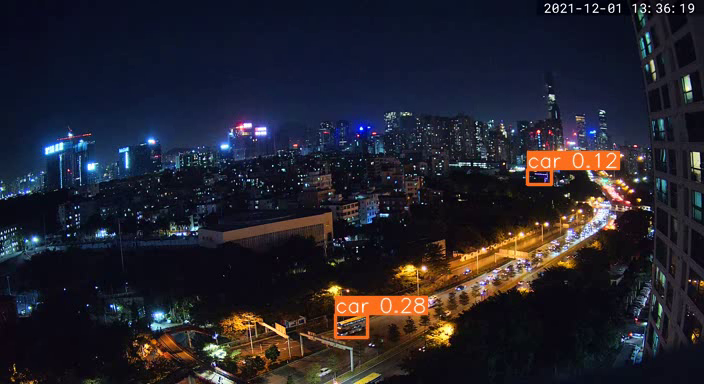
#> input picture 01_simple_object_tracking_with_pretrained_weights/assets/yolo8n_night_outdoor4.png, 704 x 384 px
$ python test.py
#> lines starting #> are read from the running program, lines starting #| are printed output that depends on the picture
import matplotlib.pyplot as plt
import cv2

plt.figure(figsize=(16, 38))

yolo8n_night_outdoor4 = cv2.imread('yolo8n_night_outdoor4.png')
#> yolo8n_night_outdoor4 is the input picture: shape (384, 704, 3); mean B, G, R 44.3, 34.5, 35.9
yolo8x_night_outdoor4 = cv2.imread('yolo8x_night_outdoor4.png')
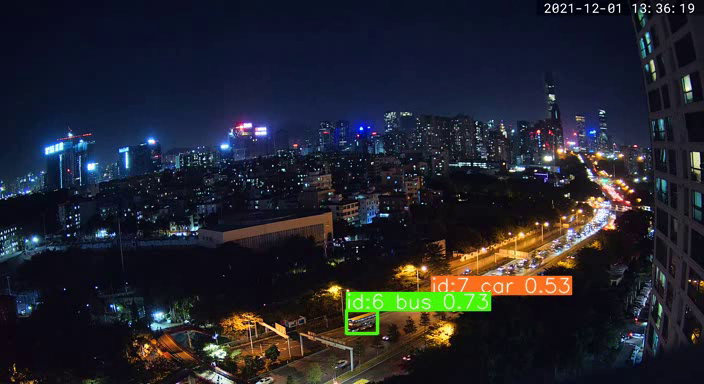
#> input picture 01_simple_object_tracking_with_pretrained_weights/assets/yolo8x_night_outdoor4.png, 704 x 384 px
#> yolo8x_night_outdoor4 is the input picture: shape (384, 704, 3); mean B, G, R 44.7, 36.1, 34.6

yolo8n_night_outdoor3 = cv2.imread('yolo8n_night_outdoor3.png')
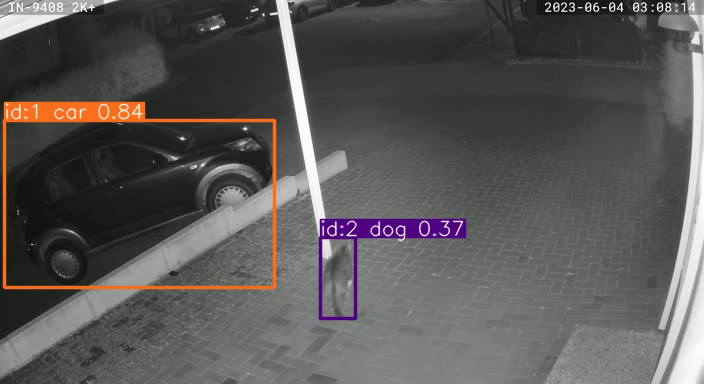
#> input picture 01_simple_object_tracking_with_pretrained_weights/assets/yolo8n_night_outdoor3.png, 704 x 384 px
#> yolo8n_night_outdoor3 is the input picture: shape (384, 704, 3); mean B, G, R 84.8, 87.6, 89.2
yolo8x_night_outdoor3 = cv2.imread('yolo8x_night_outdoor3.png')
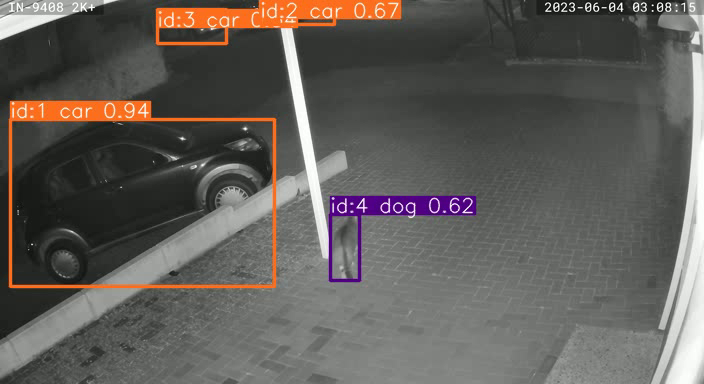
#> input picture 01_simple_object_tracking_with_pretrained_weights/assets/yolo8x_night_outdoor3.png, 704 x 384 px
#> yolo8x_night_outdoor3 is the input picture: shape (384, 704, 3); mean B, G, R 89, 93.4, 97.5

yolo8n_night_outdoor2 = cv2.imread('yolo8n_night_outdoor2.png')
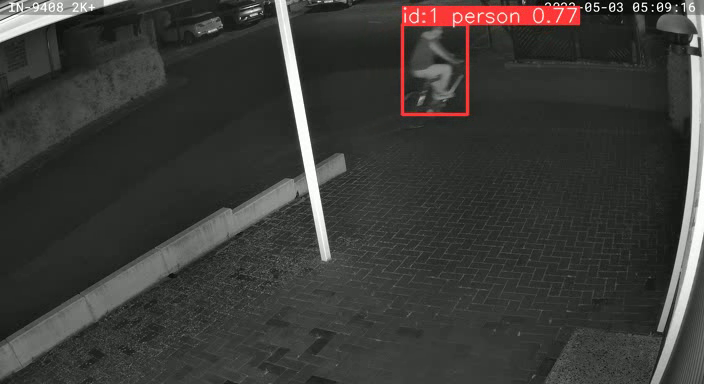
#> input picture 01_simple_object_tracking_with_pretrained_weights/assets/yolo8n_night_outdoor2.png, 704 x 384 px
#> yolo8n_night_outdoor2 is the input picture: shape (384, 704, 3); mean B, G, R 55.8, 58.8, 59.6
yolo8x_night_outdoor2 = cv2.imread('yolo8x_night_outdoor2.png')
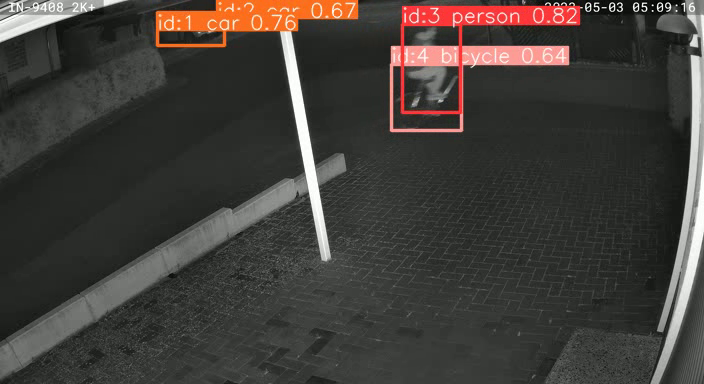
#> input picture 01_simple_object_tracking_with_pretrained_weights/assets/yolo8x_night_outdoor2.png, 704 x 384 px
#> yolo8x_night_outdoor2 is the input picture: shape (384, 704, 3); mean B, G, R 57.4, 61.8, 66.2

yolo8n_night_outdoor = cv2.imread('yolo8n_night_outdoor.png')
yolo8x_night_outdoor = cv2.imread('yolo8x_night_outdoor.png')

yolo8n_day_outdoor2 = cv2.imread('yolo8n_day_outdoor2.png')
yolo8x_day_outdoor2 = cv2.imread('yolo8x_day_outdoor2.png')

yolo8n_day_outdoor = cv2.imread('yolo8n_day_outdoor.png')
yolo8x_day_outdoor = cv2.imread('yolo8x_day_outdoor.png')

yolo8n_day_indoor2 = cv2.imread('yolo8n_day_indoor2.png')
yolo8x_day_indoor2 = cv2.imread('yolo8x_day_indoor2.png')

yolo8n_day_indoor = cv2.imread('yolo8n_day_indoor.png')
yolo8x_day_indoor = cv2.imread('yolo8x_day_indoor.png')

ax = plt.subplot(8, 2, 1)
plt.title('yolo8n')
plt.imshow(cv2.cvtColor(yolo8n_night_outdoor4, cv2.COLOR_BGR2RGB))
plt.axis("off")

ax = plt.subplot(8, 2, 2)
plt.title('yolo8x')
plt.imshow(cv2.cvtColor(yolo8x_night_outdoor4, cv2.COLOR_BGR2RGB))
plt.axis("off")


ax = plt.subplot(8, 2, 3)
plt.title('yolo8n')
plt.imshow(cv2.cvtColor(yolo8n_night_outdoor3, cv2.COLOR_BGR2RGB))
plt.axis("off")

ax = plt.subplot(8, 2, 4)
plt.title('yolo8x')
plt.imshow(cv2.cvtColor(yolo8x_night_outdoor3, cv2.COLOR_BGR2RGB))
plt.axis("off")


ax = plt.subplot(8, 2, 5)
plt.title('yolo8n')
plt.imshow(cv2.cvtColor(yolo8n_night_outdoor2, cv2.COLOR_BGR2RGB))
plt.axis("off")

ax = plt.subplot(8, 2, 6)
plt.title('yolo8x')
plt.imshow(cv2.cvtColor(yolo8x_night_outdoor2, cv2.COLOR_BGR2RGB))
plt.axis("off")


ax = plt.subplot(8, 2, 7)
plt.title('yolo8n')
#> (the run stopped early here; a loop or call above may not have finished)
